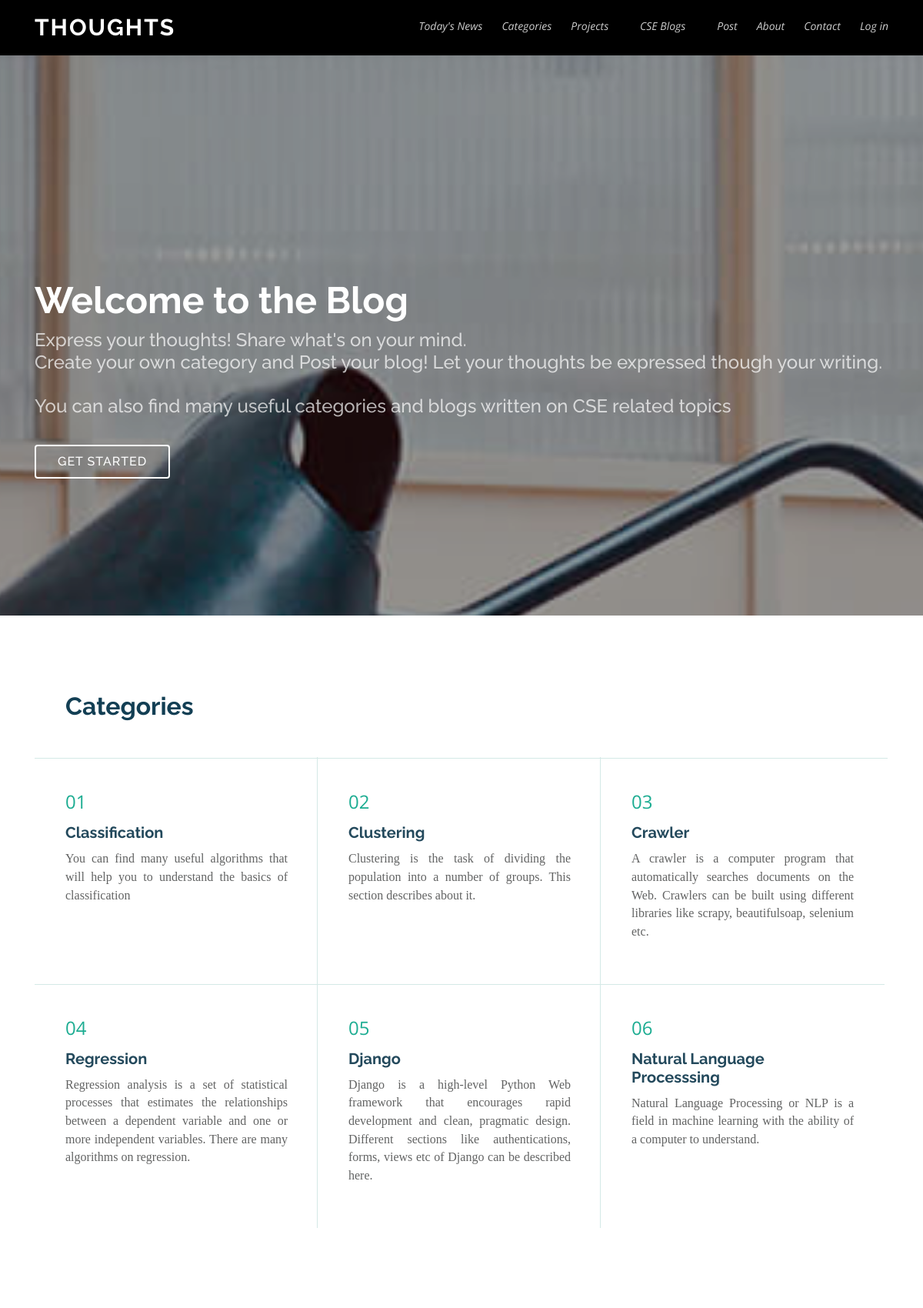
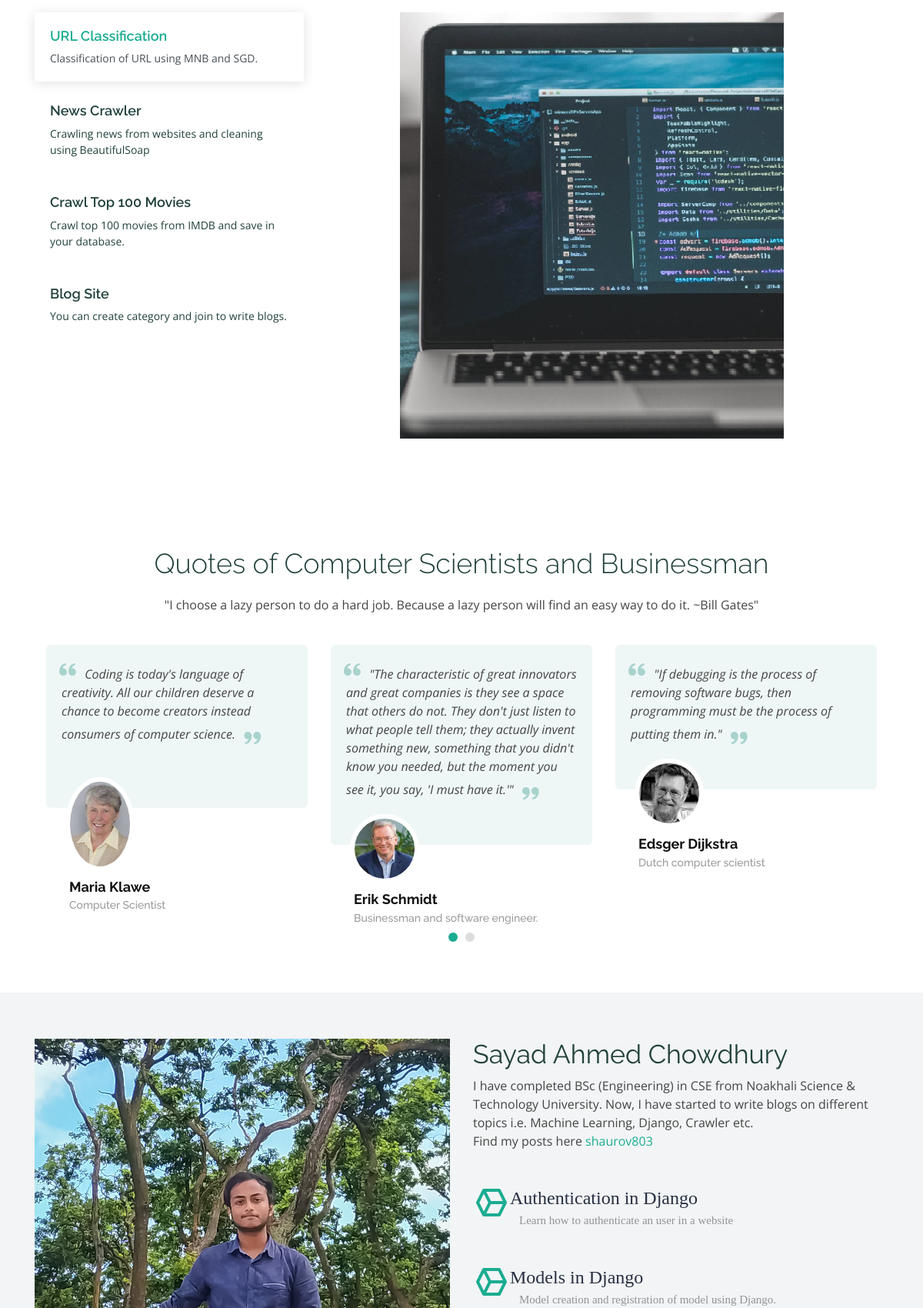
The page / (upper part) on the database its author committed (2 pictures, top to bottom).
### categories/models.py (models this page shows, shortened)
class Category(models.Model):
    name = models.CharField(max_length=255, unique=True)
    slug = models.SlugField(allow_unicode=True, unique=True)
    description = models.TextField(blank=True, default='')
    description_html = models.TextField(editable=False, default='',blank=True)
    members = models.ManyToManyField(User, through="CategoryMember")
    category_pic = models.ImageField(upload_to = 'category_pics', blank=True)
    class Meta:
        ordering = ['name']

### my_site/views.py (the view)
# urls.py: url(r'^$', views.ListCategory2.as_view(), name='index_page'),
class ListCategory2(ListView):
    model = Category
    template_name = 'index.html'
    def get_context_data(self, **kwargs):
        context = super().get_context_data(**kwargs)
        context['object_list'] = Category.objects.all().order_by('pk')[:6]
        return context

### templates/index.html (shortened to what this page needs)
{% extends "base.html" %}
{% block content %}
{% load static %}
<section id="hero" class="d-flex flex-column justify-content-center align-items-center">
  <div class="container text-center text-md-left" data-aos="fade-up">
    <p><br><br><br><br> </p>
    <h1>Welcome to the Blog</h1>
    <h2>Express your thoughts! Share what's on your mind.<br>
      Create your own category and Post your blog! Let your
      thoughts be expressed though your writing.<br><br>
    You can also find many useful categories and blogs written on CSE related topics</h2>
    <a href="#categories" class="btn-get-started scrollto">Get Started</a>
  </div>
</section>
<main id="main">
  <section id="categories" class="categories section-bg">
    <div class="container">
      <div class="row no-gutters">
        <div class="col-lg-12 col-md-12 content-item">
          <div class="categories">
            <div class="category_link">
              <h2><strong>Categories</strong> </h2>
            </div>
          </div>
        </div>
        {% for category in object_list %}
        <div class="col-lg-4 col-md-6 content-item" data-aos="fade-in" data-aos-delay="500">
          <span>0{{category.pk}}</span>
              <a href="{% url 'categories:single' slug=category.slug %}">
                <h4 class="link_name">{{category.name}}</h4>
              </a>
              <p>{{category.description|safe}}</p>
        </div>
        {% endfor %}
      </div>
    </div>
  </section>
  <section id="projects" class="features">
    <div class="container">
      <div class="row">
        <div class="col-lg-4 mb-5 mb-lg-0" data-aos="fade-right">
          <ul class="nav nav-tabs flex-column">
            <li class="nav-item">
              <a class="nav-link active show" data-toggle="tab" href="#tab-1">
                <h4>URL Classification</h4>
                <p>Classification of URL using MNB and SGD.</p>
              </a>
            </li>
            <li class="nav-item mt-2">
              <a class="nav-link" data-toggle="tab" href="#tab-2">
                <h4>News Crawler</h4>
                <p>Crawling news from websites and cleaning using BeautifulSoap</p>
              </a>
            </li>
            <li class="nav-item mt-2">
              <a class="nav-link" data-toggle="tab" href="#tab-3">
                <h4>Crawl Top 100 Movies</h4>
                <p>Crawl top 100 movies from IMDB and save in your database.</p>
              </a>
            </li>
            <li class="nav-item mt-2">
              <a class="nav-link" data-toggle="tab" href="#tab-4">
                <h4>Blog Site</h4>
                <p>You can create category and join to write blogs.</p>
              </a>
            </li>
          </ul>
        </div>
        <div class="col-lg-7 ml-auto" data-aos="fade-left">
          <div class="tab-content">
            <div class="tab-pane active show" id="tab-1">
              <figure>
                <img src="{% static "assets/projects5.png" %}" alt="" class="img-fluid">
              </figure>
            </div>
          </div>
        </div>
      </div>
    </div>
  </section>
  <section id="news" class="testimonials">
    <div class="container">
      <div class="section-title" data-aos="fade-up">
        <h2>Quotes of Computer Scientists and Businessman</h2>
        <p>"I choose a lazy person to do a hard job. Because a lazy person will find an easy way to do it. ~Bill Gates"</p>
      </div>
      <div class="owl-carousel testimonials-carousel" data-aos="fade-up">
        <div class="testimonial-item">
          <p>
            <i class="bx bxs-quote-alt-left quote-icon-left"></i>
            Coding is today's language of creativity. All our children deserve a chance to become creators instead consumers of computer science.
            <i class="bx bxs-quote-alt-right quote-icon-right"></i>
            <br><br>
            </p>
          <img src="{% static 'assets/quote1.jfif' %}" class="testimonial-img" alt="">
          <h3>Maria Klawe</h3>
          <h4>Computer Scientist</h4>
        </div>
        <div class="testimonial-item">
          <p>
            <i class="bx bxs-quote-alt-left quote-icon-left"></i>
            "The characteristic of great innovators and great companies is they see a space that others do not. They don't just listen to what people tell them; they actually invent something new, something that you didn't know you needed, but the moment you see it, you say, 'I must have it.'"
            <i class="bx bxs-quote-alt-right quote-icon-right"></i>
          </p>
          <img src="{% static 'assets/quotes2.jfif' %}" class="testimonial-img" alt="">
          <h3>Erik Schmidt</h3>
          <h4>Businessman and software engineer.</h4>
        </div>
        <div class="testimonial-item">
          <p>
            <i class="bx bxs-quote-alt-left quote-icon-left"></i>
              "If debugging is the process of removing software bugs, then programming must be the process of putting them in."
            <i class="bx bxs-quote-alt-right quote-icon-right"></i>
          </p>
          <img src="{% static 'assets/quote3.jfif' %}" class="testimonial-img" alt="">
          <h3>Edsger Dijkstra</h3>
          <h4>Dutch computer scientist</h4>
        </div>
      </div>
    </div>
  </section>
  <section id="about" class="about">
    <div class="container">
      <div class="row">
        <div class="col-xl-6 col-lg-7" data-aos="fade-right">
          <img src="{% static 'assets/picture2.jpg'%}" class="img-fluid" alt="">
        </div>
        <div class="col-xl-6 col-lg-5 pt-5 pt-lg-0">
          <h3 data-aos="fade-up">Sayad Ahmed Chowdhury</h3>
          <p data-aos="fade-up">
            I have completed BSc (Engineering) in CSE from Noakhali Science
            & Technology University. Now, I have started to write blogs on
            different topics i.e. Machine Learning, Django, Crawler etc.
            <br>Find my posts here <a href="{% url 'posts:for_user' username='shaurov803' %}">shaurov803</a>
          </p>
          <div class="icon-box" data-aos="fade-up">
            <i class="bx bx-cube-alt"></i>
            <a class="title" href="#">Authentication in Django</a>
            <p> Learn how to authenticate an user in a website </p>
          </div>
          <div class="icon-box" data-aos="fade-up" data-aos-delay="100">
            <i class="bx bx-cube-alt"></i>
            <a class="title" href="#">Models in Django</h4></a>
            <p>Model creation and registration of model using Django.</p>
          </div>
        </div>
      </div>
    </div>
  </section>
</main>
{% endblock %}

### templates/base.html (shortened to what this page needs)
<!DOCTYPE html>
{% load static %}
<html lang="en">
<head>
  <link href="{% static 'assets/vendor/bootstrap/css/bootstrap.min.css' %}" rel="stylesheet">
  <link href="{% static 'assets/vendor/icofont/icofont.min.css' %}" rel="stylesheet">
  <link href="{% static 'assets/vendor/boxicons/css/boxicons.min.css' %}" rel="stylesheet">
  <link href="{% static 'assets/vendor/owl.carousel/assets/owl.carousel.min.css' %}" rel="stylesheet">
  <link href="{% static 'assets/vendor/venobox/venobox.css' %}" rel="stylesheet">
  <link href="{% static 'assets/vendor/aos/aos.css' %}" rel="stylesheet">
  <link href="{% static 'assets/css/style.css' %}" rel="stylesheet">
  <link href="{% static 'assets/css/style2.css' %}" rel="stylesheet">
      <link rel="stylesheet" href="//cdn.jsdelivr.net/medium-editor/latest/css/medium-editor.min.css" type="text/css" media="screen" charset="utf-8">
</head>
<body>
{% load static %}
  <header id="header" class="fixed-top">
    <div class="container d-flex">
      <div class="logo mr-auto">
        <h1 class="text-light"><a href="{% url 'index_page' %}">Thoughts</a></h1>
      </div>
      <nav class="nav-menu d-none d-lg-block">
        <ul>
          <li><a href="{% url 'national' %}">Today's News</a></li>
          <li><a href="{% url 'categories:all' %}">Categories</a></li>
          <li class="drop-down"><a href="#projects">Projects</a>
          </li>
          <li class="drop-down"><a href="">CSE Blogs</a>
          </li>
          <li class="posts"><a href="{% url 'posts:create' %}">Post</a></li>
          <li><a href="/#about">About</a></li>
          <li><a href="/#contact">Contact</a></li>
          {% if user.is_authenticated %}
          <li class="drop-down"><a class="user" href="#">{{user.username}}</a>
              <ul class="user-link">
                {% if not user.is_superuser %}
                  <li ><a class="profile" href="{% url 'posts:for_user' username=user.username %}">Profile</a></li>
                  <li ><a class="logout" href="{% url 'accounts:logout' %}">Log out</a></li>
                {% else %}
                  <li ><a class="logout" href="{% url 'accounts:logout' %}">Log out</a></li>
                {% endif %}
              </ul>
            </li>
          {% else %}
            <li><a href="{% url 'accounts:login' %}">Log in</a></li>
          {% endif %}
        </ul>
      </nav>
    </div>
  </header>
    <div class="full-body">
      {% block content %}
      {% endblock %}
    </div>
  </body>
  </html>

### static/assets/css/style2.css (style rules this page uses)
.about .icon-box a.title { text-align: justify; font : 24px/1.5 Merriweather,Georgia,times new roman,serif; color: #282e42; }
.full-body { font : Merriweather,Georgia,times new roman,serif; background-color: #fff; }
.categories .row { overflow: hidden; }
.categories .content-item .category_link { display: block; font-size: 24px; font-weight: 400; color: #133f54; }
.categories .content-item .link_name { display: block; font-size: 20px; font-weight: bold; color: #23495c; }
.categories .content-item { padding: 40px; border-left: 1px solid #d4e9e6; border-bottom: 1px solid #d4e9e6; margin: -1px; }
.categories .content-item span { display: block; font-size: 24px; font-weight: 400; color: #1bac91; }
.categories .content-item h4 { font-size: 28px; font-weight: 400; padding: 0; margin: 10px 0; color: #21413c; }
.categories .content-item p { color: #626363; font : 400 16px/1.48 Merriweather,Georgia,times new roman,serif; text-align: justify; }

### rows shown on the page
Category: pk "1", name "Classification", description "You can find many useful algorithms that will help you to understand the basics of classification"
Category: pk "2", name "Clustering", description "Clustering is the task of dividing the population into a number of groups. This section describes about it."
Category: pk "3", name "Crawler", description "A crawler is a computer program that automatically searches documents on the Web. Crawlers can be built using different libraries like scrapy, beautifulsoap, selenium etc."
Category: pk "4", name "Regression", description "Regression analysis is a set of statistical processes that estimates the relationships between a dependent variable and one or more independent variables. There are many algorithms on regression."
Category: pk "5", name "Django", description "Django is a high-level Python Web framework that encourages rapid development and clean, pragmatic design. Different sections like authentications, forms, views etc of Django can be described here."
Category: pk "6", name "Natural Language Processsing", description "Natural Language Processing or NLP is a field in machine learning with the ability of a computer to understand."
